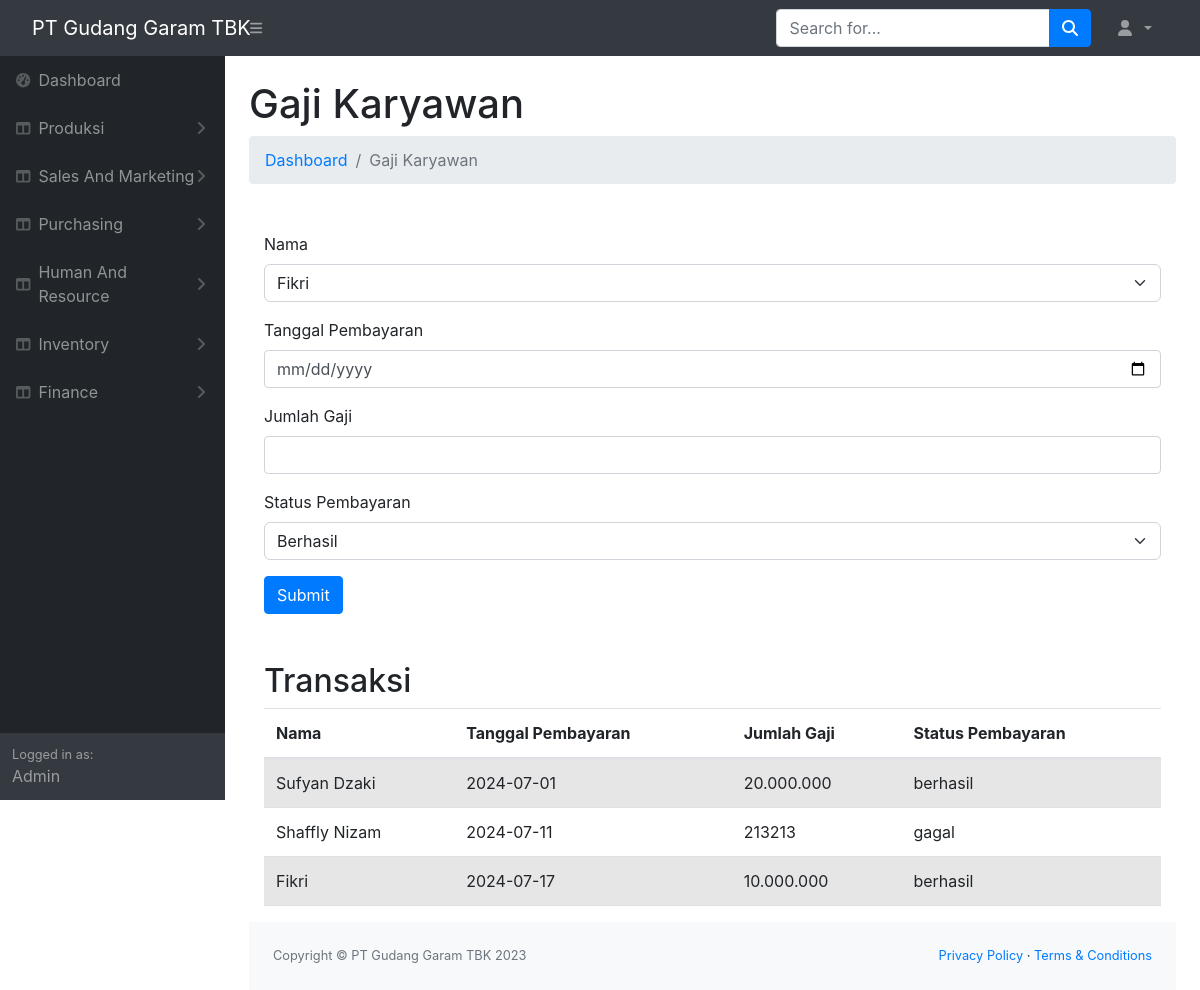
Page /produksi/hr_gajikaryawan.php on the committed database.
### tables this page shows
CREATE TABLE `payroll` (
  `id` int(11) NOT NULL,
  `nama` varchar(255) NOT NULL,
  `tanggal_pembayaran` date NOT NULL,
  `waktu_masuk` time NOT NULL,
  `jumlah_gaji` varchar(100) NOT NULL,
  `status_pembayaran` enum('berhasil','menunggu','gagal') NOT NULL
);

### produksi/hr_gajikaryawan.php (the view, shortened to what this page needs)
<?php
$servername = "localhost";
$username = "root";
$password = "";
$dbname = "marketing";
?>
<!DOCTYPE html>
<html lang="en">
    <head>
        <link
            rel="stylesheet"
            type="text/css"
            media="screen"
            href="https://cdn.datatables.net/1.13.1/css/jquery.dataTables.min.css">
        <link
            rel="stylesheet"
            type="text/css"
            media="screen"
            href="https://cdnjs.cloudflare.com/ajax/libs/twitter-bootstrap/5.2.0/css/bootstrap.min.css">
        <link
            rel="stylesheet"
            type="text/css"
            media="screen"
            href="https://cdn.datatables.net/1.13.1/css/dataTables.bootstrap5.min.css">
        <link
            href="https://cdn.jsdelivr.net/npm/simple-datatables@7.1.2/dist/style.min.css"
            rel="stylesheet"/>
        <link href="css/styles.css" rel="stylesheet"/>
    </head>
    <body class="sb-nav-fixed">
        <nav class="sb-topnav navbar navbar-expand navbar-dark bg-dark">
            <a class="navbar-brand ps-3" href="index.html">PT Gudang Garam TBK</a>
            <button
                class="btn btn-link btn-sm order-1 order-lg-0 me-4 me-lg-0"
                id="sidebarToggle"
                href="#!">
                <i class="fas fa-bars"></i>
            </button>
            <form
                class="d-none d-md-inline-block form-inline ms-auto me-0 me-md-3 my-2 my-md-0">
                <div class="input-group">
                    <input
                        class="form-control"
                        type="text"
                        placeholder="Search for..."
                        aria-label="Search for..."
                        aria-describedby="btnNavbarSearch"/>
                    <button class="btn btn-primary" id="btnNavbarSearch" type="button">
                        <i class="fas fa-search"></i>
                    </button>
                </div>
            </form>
            <ul class="navbar-nav ms-auto ms-md-0 me-3 me-lg-4">
                <li class="nav-item dropdown">
                    <a
                        class="nav-link dropdown-toggle"
                        id="navbarDropdown"
                        href="#"
                        role="button"
                        data-bs-toggle="dropdown"
                        aria-expanded="false">
                        <i class="fas fa-user fa-fw"></i>
                    </a>
                </li>
            </ul>
        </nav>
        <div id="layoutSidenav">
            <div id="layoutSidenav_nav">
                <nav class="sb-sidenav accordion sb-sidenav-dark" id="sidenavAccordion">
                    <div class="sb-sidenav-menu">
                        <div class="nav">
                        <a class="nav-link" href="index.php">
                                <div class="sb-nav-link-icon"><i class="fas fa-tachometer-alt"></i></div>
                                Dashboard
                            </a>
                            <a class="nav-link collapsed" href="#" data-bs-toggle="collapse" data-bs-target="#collapseLayouts" aria-expanded="false" aria-controls="collapseLayouts">
                                <div class="sb-nav-link-icon"><i class="fas fa-columns"></i></div>
                                Produksi
                                <div class="sb-sidenav-collapse-arrow"><i class="fas fa-angle-down"></i></div>
                            </a>
                            <a class="nav-link collapsed" href="#" data-bs-toggle="collapse" data-bs-target="#collapseLayouts" aria-expanded="false" aria-controls="collapseLayouts">
                                <div class="sb-nav-link-icon"><i class="fas fa-columns"></i></div>
                                Sales And Marketing
                                <div class="sb-sidenav-collapse-arrow"><i class="fas fa-angle-down"></i></div>
                            </a>
                        <a class="nav-link collapsed" href="#" data-bs-toggle="collapse" data-bs-target="#collapseLayouts" aria-expanded="false" aria-controls="collapseLayouts">
                            <div class="sb-nav-link-icon"><i class="fas fa-columns"></i></div>
                            Purchasing
                            <div class="sb-sidenav-collapse-arrow"><i class="fas fa-angle-down"></i></div>
                        </a>
                        <a class="nav-link collapsed" href="#" data-bs-toggle="collapse" data-bs-target="#collapseLayouts" aria-expanded="false" aria-controls="collapseLayouts">
                        <div class="sb-nav-link-icon"><i class="fas fa-columns"></i></div>
                            Human And Resource
                            <div class="sb-sidenav-collapse-arrow"><i class="fas fa-angle-down"></i></div>
                            </a>
                        <a class="nav-link collapsed" href="#" data-bs-toggle="collapse" data-bs-target="#collapseLayouts" aria-expanded="false" aria-controls="collapseLayouts">
                            <div class="sb-nav-link-icon"><i class="fas fa-columns"></i></div>
                                Inventory
                                <div class="sb-sidenav-collapse-arrow"><i class="fas fa-angle-down"></i></div>
                                </a>
                        <a class="nav-link collapsed" href="#" data-bs-toggle="collapse" data-bs-target="#collapseLayouts" aria-expanded="false" aria-controls="collapseLayouts">
                            <div class="sb-nav-link-icon"><i class="fas fa-columns"></i></div>
                            Finance
                            <div class="sb-sidenav-collapse-arrow"><i class="fas fa-angle-down"></i></div>
                        </a>
                        <!DOCTYPE html>
                        <html lang="en">
                        <head>
                            <link href="https://stackpath.bootstrapcdn.com/bootstrap/4.5.2/css/bootstrap.min.css" rel="stylesheet">
                        </head>
                        <body>
                        </body>
                        </html>
                        </div>
                    </div>
                    <div class="sb-sidenav-footer">
                        <div class="small">Logged in as:</div>
                        Admin
                    </div>
                </nav>
            </div>
            <div id="layoutSidenav_content">
                <main>
                    <div class="container-fluid px-4">
                        <h1 class="mt-4">Gaji Karyawan</h1>
                        <ol class="breadcrumb mb-4">
                            <li class="breadcrumb-item">
                                <a href="index.html">Dashboard</a>
                            </li>
                            <li class="breadcrumb-item active">Gaji Karyawan</li>
                        </ol>
                        <div class="container mt-5">
                            <form action="hr_gajikaryawan.php" method="post">
                                <div class="mb-3">
                                    <label for="nama" class="form-label">Nama</label>
                                    <select id="nama" name="nama" class="form-select">
                                        <?php
                                $conn = new mysqli($servername, $username, $password, $dbname);
                                $result = $conn->query("SELECT nama FROM employees");
                                while ($row = $result->fetch_assoc()) {
                                    echo "<option value='{$row['nama']}'>{$row['nama']}</option>";
                                }
                            ?>
                                    </select>
                                </div>
                                <div class="mb-3">
                                    <label for="tanggal_pembayaran" class="form-label">Tanggal Pembayaran</label>
                                    <input
                                        type="date"
                                        id="tanggal_pembayaran"
                                        name="tanggal_pembayaran"
                                        class="form-control"
                                        required="required">
                                </div>
                                <div class="mb-3">
                                    <label for="jumlah_gaji" class="form-label">Jumlah Gaji</label>
                                    <input
                                        type="text"
                                        id="jumlah_gaji"
                                        name="jumlah_gaji"
                                        class="form-control"
                                        required="required">
                                </div>
                                <div class="mb-3">
                                    <label for="status_pembayaran" class="form-label">Status Pembayaran</label>
                                    <select
                                        id="status_pembayaran"
                                        name="status_pembayaran"
                                        class="form-select"
                                        required="required">
                                        <option value="berhasil">Berhasil</option>
                                    </select>
                                </div>
                                <button type="submit" class="btn btn-primary">Submit</button>
                            </form>
                            <h2 class="mt-5">Transaksi</h2>
                            <table id="payrollTable" class="table table-striped">
                                <thead>
                                    <tr>
                                        <th>Nama</th>
                                        <th>Tanggal Pembayaran</th>
                                        <th>Jumlah Gaji</th>
                                        <th>Status Pembayaran</th>
                                    </tr>
                                </thead>
                                <tbody>
                                    <?php
                            $conn = new mysqli($servername, $username, $password, $dbname);
                            $result = $conn->query("SELECT * FROM payroll");
                            while ($row = $result->fetch_assoc()) {
                                echo "<tr>
                                        <td>{$row['nama']}</td>
                                        <td>{$row['tanggal_pembayaran']}</td>
                                        <td>{$row['jumlah_gaji']}</td>
                                        <td>{$row['status_pembayaran']}</td>
                                      </tr>";
                            }
                        ?>
                                </tbody>
                            </table>
                        </div>
                    </body>
                    <footer class="py-4 bg-light mt-auto">
                            <div class="container-fluid px-4">
                                <div class="d-flex align-items-center justify-content-between small">
                                    <div class="text-muted">Copyright &copy; PT Gudang Garam TBK 2023</div>
                                    <div>
                                        <a href="#">Privacy Policy</a>
                                        &middot;
                                        <a href="#">Terms &amp; Conditions</a>
                                    </div>
                                </div>
                            </div>
                        </footer>
                </html>

### rows in the picture
payroll: nama "Sufyan Dzaki", tanggal_pembayaran "2024-07-01", jumlah_gaji "20.000.000", status_pembayaran "berhasil"
payroll: nama "Shaffly Nizam", tanggal_pembayaran "2024-07-11", jumlah_gaji "213213", status_pembayaran "gagal"
payroll: nama "Fikri", tanggal_pembayaran "2024-07-17", jumlah_gaji "10.000.000", status_pembayaran "berhasil"

### other values in the picture
form field nama "Fikri"
